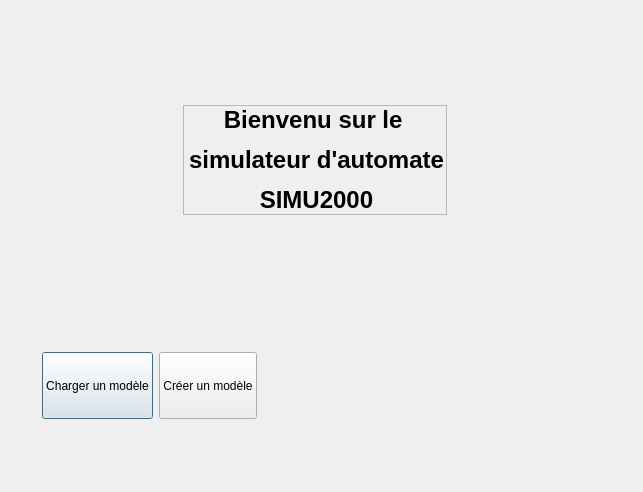
<?xml version="1.0" encoding="UTF-8"?>
<ui version="4.0">
 <class>MenuPrincipale_2</class>
 <widget class="QDialog" name="MenuPrincipale_2">
  <property name="geometry">
   <rect>
    <x>0</x>
    <y>0</y>
    <width>643</width>
    <height>492</height>
   </rect>
  </property>
  <property name="windowTitle">
   <string>Dialog</string>
  </property>
  <widget class="QWidget" name="horizontalLayoutWidget">
   <property name="geometry">
    <rect>
     <x>40</x>
     <y>350</y>
     <width>551</width>
     <height>71</height>
    </rect>
   </property>
   <layout class="QHBoxLayout" name="horizontalLayout_3">
    <property name="sizeConstraint">
     <enum>QLayout::SetMaximumSize</enum>
    </property>
    <property name="leftMargin">
     <number>2</number>
    </property>
    <property name="topMargin">
     <number>2</number>
    </property>
    <property name="rightMargin">
     <number>2</number>
    </property>
    <property name="bottomMargin">
     <number>2</number>
    </property>
    <item>
     <widget class="QPushButton" name="pushButton_2">
      <property name="sizePolicy">
       <sizepolicy hsizetype="Fixed" vsizetype="MinimumExpanding">
        <horstretch>0</horstretch>
        <verstretch>0</verstretch>
       </sizepolicy>
      </property>
      <property name="text">
       <string>Charger un modèle</string>
      </property>
     </widget>
    </item>
    <item>
     <widget class="QPushButton" name="pushButton">
      <property name="sizePolicy">
       <sizepolicy hsizetype="Fixed" vsizetype="Expanding">
        <horstretch>0</horstretch>
        <verstretch>0</verstretch>
       </sizepolicy>
      </property>
      <property name="text">
       <string>Créer un modèle</string>
      </property>
     </widget>
    </item>
   </layout>
  </widget>
  <widget class="QWidget" name="verticalLayoutWidget">
   <property name="geometry">
    <rect>
     <x>30</x>
     <y>50</y>
     <width>571</width>
     <height>221</height>
    </rect>
   </property>
   <layout class="QVBoxLayout" name="verticalLayout_2">
    <item alignment="Qt::AlignHCenter|Qt::AlignVCenter">
     <widget class="QLabel" name="NOM">
      <property name="sizePolicy">
       <sizepolicy hsizetype="Maximum" vsizetype="Maximum">
        <horstretch>0</horstretch>
        <verstretch>0</verstretch>
       </sizepolicy>
      </property>
      <property name="font">
       <font>
        <weight>75</weight>
        <bold>true</bold>
       </font>
      </property>
      <property name="frameShape">
       <enum>QFrame::StyledPanel</enum>
      </property>
      <property name="text">
       <string>&lt;html&gt;&lt;head/&gt;&lt;body&gt;&lt;p align=&quot;center&quot;&gt;&lt;span style=&quot; font-size:18pt;&quot;&gt;Bienvenu sur le &lt;/span&gt;&lt;/p&gt;&lt;p align=&quot;center&quot;&gt;&lt;span style=&quot; font-size:18pt;&quot;&gt;simulateur d'automate&lt;/span&gt;&lt;/p&gt;&lt;p align=&quot;center&quot;&gt;&lt;span style=&quot; font-size:18pt;&quot;&gt; SIMU2000&lt;/span&gt;&lt;/p&gt;&lt;/body&gt;&lt;/html&gt;</string>
      </property>
      <property name="indent">
       <number>-1</number>
      </property>
     </widget>
    </item>
   </layout>
  </widget>
 </widget>
 <resources/>
 <connections/>
</ui>
